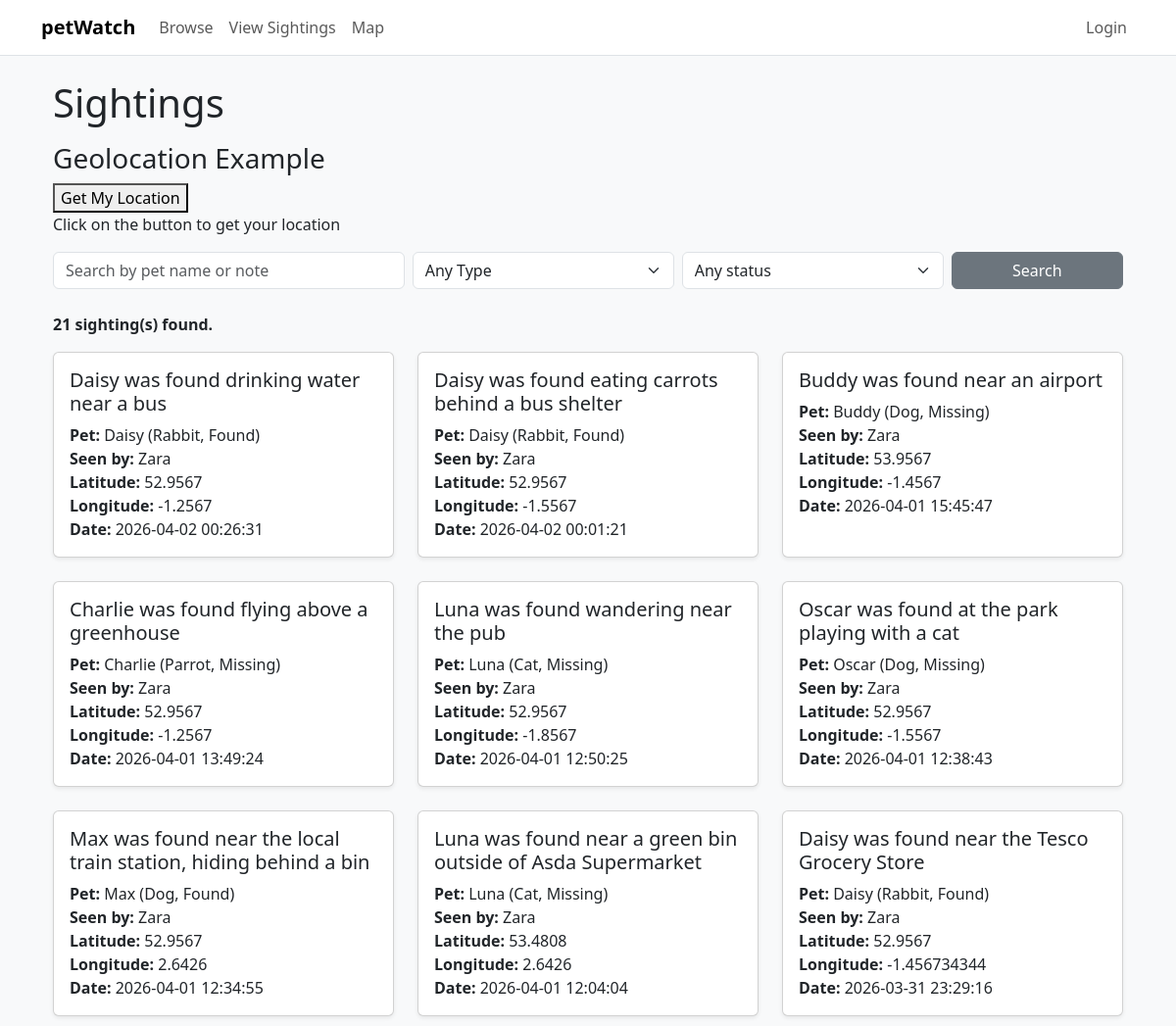
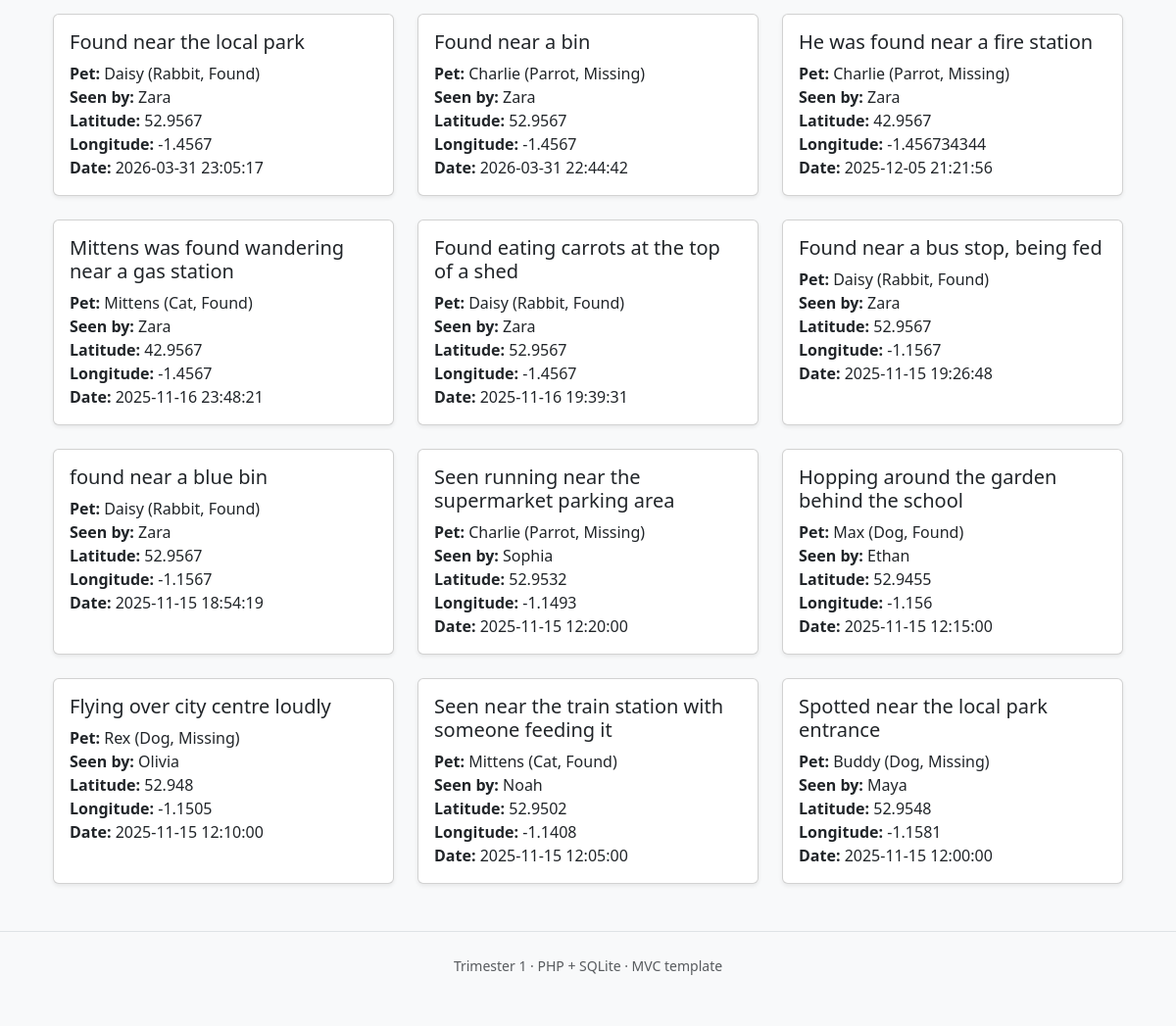
Page /sightings.php on the committed database (2 pictures, top to bottom).
### tables this page shows
CREATE TABLE sightings (
  id INTEGER PRIMARY KEY AUTOINCREMENT,
  pet_id INTEGER NOT NULL,
  user_id INTEGER NOT NULL,
  note TEXT DEFAULT '',
  latitude REAL,
  longitude REAL,
  created_at TEXT DEFAULT CURRENT_TIMESTAMP,
  FOREIGN KEY(pet_id) REFERENCES pets(id) ON DELETE CASCADE,
  FOREIGN KEY(user_id) REFERENCES users(id) ON DELETE CASCADE
);

### sightings.php (called while the page is built, shortened)
<?php
require_once('Models/SightingsDataSet.php');
require_once('Models/DB.php');
$view = new stdClass();
$view->pageTitle = 'Sightings';
$sightingsDataSet = new SightingsDataSet();
$search = $_GET['search'] ?? '';
$type = $_GET['type'] ?? '';
$status = $_GET['status'] ?? '';
$view->sightings = $sightingsDataSet->fetchSightings($search, $type, $status);
$view->types = $sightingsDataSet->getDistinctTypes();
$view->statuses = $sightingsDataSet->getDistinctStatuses();
try {
    $db = DB::conn();
    $stmt = $db->prepare('SELECT id, name, type FROM pets ORDER BY name ASC');
    $stmt->execute();
    $view->pets = $stmt->fetchAll(PDO::FETCH_ASSOC);
} catch (PDOException $e) {
    $view->pets = [];
}
$count = count ($view->sightings);
$view->dbMessage = $count > 0 ? "$count sighting(s) found." : "No sightings found.";
require_once('Views/sightings.phtml');
?>

### Models/DB.php (called while the page is built)
<?php
class DB {
    public static function conn(): PDO {
        static $pdo = null;
        if ($pdo === null) {
            $dbPath = __DIR__ . '/../database/petwatch.db';
            $dsn = 'sqlite:' . $dbPath;
            $pdo = new PDO($dsn);
            $pdo->setAttribute(PDO::ATTR_ERRMODE, PDO::ERRMODE_EXCEPTION);
            $pdo->exec('PRAGMA foreign_keys = ON;');
        }
        return $pdo;
    }
}

### Models/SightingsDataSet.php (called while the page is built, shortened)
<?php
require_once('Models/DB.php');
require_once('Models/SightingsData.php');
class SightingsDataSet {
    protected $_dbHandle;
    public function __construct() {
        $this->_dbHandle = DB::conn();
    }
    public function fetchSightings($search = '', $type = '', $status = '') {
        $sql = 'SELECT sightings.*,
                        pets.name AS pet_name,
                        pets.type AS pet_type,
                        pets.status AS pet_status,
                        users.username AS username
                FROM sightings
                JOIN pets ON sightings.pet_id = pets.id
                JOIN users ON sightings.user_id = users.id
                WHERE 1=1';
        $params = [];
        $sql .= ' ORDER BY sightings.created_at DESC';
        $statement = $this->_dbHandle->prepare($sql);
        $statement->execute($params);
        $dataSet = [];
        while($row = $statement->fetch(PDO::FETCH_ASSOC)) {
            $dataSet[] = new SightingsData($row);
        }
        return $dataSet;
    }
}

### Models/SightingsData.php (called while the page is built, shortened)
<?php
class SightingsData {
    protected $_id, $_petID, $_userID, $_note, $_latitude, $_longitude, $_createdAt,
    $_petName, $_petType, $_petStatus, $_username;
    public function __construct($dbRow) {
        $this->_note = $dbRow['note'];
        $this->_latitude = $dbRow['latitude'];
        $this->_longitude = $dbRow['longitude'];
        $this->_createdAt = $dbRow['created_at'];
        $this->_petName = $dbRow['pet_name'] ?? null;
        $this->_petType = $dbRow['pet_type'] ?? null;
        $this->_petStatus = $dbRow['pet_status'] ?? null;
        $this->_username = $dbRow['username'] ?? null;
    }
    public function getNote(){
        return $this->_note;
    }
    public function getLatitude(){
        return $this->_latitude;
    }
    public function getLongitude(){
        return $this->_longitude;
    }
    public function getCreatedAt(){
        return $this->_createdAt;
    }
    public function getPetName(){
        return $this->_petName;
    }
    public function getPetType(){
        return $this->_petType;
    }
    public function getPetStatus(){
        return $this->_petStatus;
    }
    public function getUsername(){
        return $this->_username;
    }
}

### Views/sightings.phtml (the view, shortened to what this page needs)
<?php require('template/header.phtml'); ?>
<div class="container mt-4">
    <h1 class="mb-3">Sightings</h1>
    <h3>Geolocation Example</h3>
    <button onclick="getLocation()">Get My Location</button>
    <p id="status">Click on the button to get your location</p>
    <form method="get" class="row g-2 mb-4">
        <div class="col-md-4">
            <input type="text" name="search" class="form-control"
                   placeholder="Search by pet name or note"
                   value="<?= htmlspecialchars($_GET['search'] ?? '') ?>">
        </div>
        <div class="col-md-3">
            <select name="type" class="form-select">
                <option value="">Any Type</option>
            </select>
        </div>
        <div class="col-md-3">
            <select name="status" class="form-select">
                <option value="">Any status</option>
            </select>
        </div>
        <div class="col-md-2">
            <button type="submit" class="btn btn-secondary w-100">Search</button>
        </div>
    </form>
    <p><strong><?= $view->dbMessage ?? '' ?></strong></p>
    <div class="row">
        <?php if (!empty($view->sightings)): ?>
            <?php foreach ($view->sightings as $sighting): ?>
                <div class="col-md-4 mb-4">
                    <div class="card h-100 shadow-sm">
                        <div class="card-body">
                            <h5 class="card-title"><?= htmlspecialchars($sighting->getNote()) ?></h5>
                            <p class="card-text">
                                <strong>Pet:</strong> <?= htmlspecialchars($sighting->getPetName()) ?>
                                (<?= htmlspecialchars($sighting->getPetType()) ?>, <?= htmlspecialchars($sighting->getPetStatus()) ?>)<br>
                                <strong>Seen by:</strong> <?= htmlspecialchars($sighting->getUsername()) ?><br>
                                <strong>Latitude:</strong> <?= htmlspecialchars($sighting->getLatitude()) ?><br>
                                <strong>Longitude:</strong> <?= htmlspecialchars($sighting->getLongitude()) ?><br>
                                <strong>Date:</strong> <?= htmlspecialchars($sighting->getCreatedAt()) ?>
                            </p>
                        </div>
                    </div>
                </div>
        <?php endforeach; ?>
    <?php else: ?>
        <p>No sightings found.</p>
    <?php endif; ?>
    </div>
</div>
<?php require('template/footer.phtml'); ?>

### css/my-style.css (style rules this page uses)
body { padding-bottom: 60px; }

### rows in the picture
sightings: note "Daisy was found drinking water near a bus", PetName "Daisy", PetType "Rabbit", PetStatus "Found", Username "Zara", latitude "52.9567", longitude "-1.2567", created_at "2026-04-02 00:26:31"
sightings: note "Daisy was found eating carrots behind a bus shelter", PetName "Daisy", PetType "Rabbit", PetStatus "Found", Username "Zara", latitude "52.9567", longitude "-1.5567", created_at "2026-04-02 00:01:21"
sightings: note "Buddy was found near an airport", PetName "Buddy", PetType "Dog", PetStatus "Missing", Username "Zara", latitude "53.9567", longitude "-1.4567", created_at "2026-04-01 15:45:47"
sightings: note "Charlie was found flying above a greenhouse", PetName "Charlie", PetType "Parrot", PetStatus "Missing", Username "Zara", latitude "52.9567", longitude "-1.2567", created_at "2026-04-01 13:49:24"
sightings: note "Luna was found wandering near the pub", PetName "Luna", PetType "Cat", PetStatus "Missing", Username "Zara", latitude "52.9567", longitude "-1.8567", created_at "2026-04-01 12:50:25"
sightings: note "Oscar was found at the park playing with a cat", PetName "Oscar", PetType "Dog", PetStatus "Missing", Username "Zara", latitude "52.9567", longitude "-1.5567", created_at "2026-04-01 12:38:43"
sightings: note "Max was found near the local train station, hiding behind a bin", PetName "Max", PetType "Dog", PetStatus "Found", Username "Zara", latitude "52.9567", longitude "2.6426", created_at "2026-04-01 12:34:55"
sightings: note "Luna was found near a green bin outside of Asda Supermarket", PetName "Luna", PetType "Cat", PetStatus "Missing", Username "Zara", latitude "53.4808", longitude "2.6426", created_at "2026-04-01 12:04:04"
sightings: note "Daisy was found near the Tesco Grocery Store", PetName "Daisy", PetType "Rabbit", PetStatus "Found", Username "Zara", latitude "52.9567", longitude "-1.456734344", created_at "2026-03-31 23:29:16"
sightings: note "Found near the local park", PetName "Daisy", PetType "Rabbit", PetStatus "Found", Username "Zara", latitude "52.9567", longitude "-1.4567", created_at "2026-03-31 23:05:17"
sightings: note "Found near a bin", PetName "Charlie", PetType "Parrot", PetStatus "Missing", Username "Zara", latitude "52.9567", longitude "-1.4567", created_at "2026-03-31 22:44:42"
sightings: note "He was found near a fire station", PetName "Charlie", PetType "Parrot", PetStatus "Missing", Username "Zara", latitude "42.9567", longitude "-1.456734344", created_at "2025-12-05 21:21:56"
sightings: note "Mittens was found wandering near a gas station", PetName "Mittens", PetType "Cat", PetStatus "Found", Username "Zara", latitude "42.9567", longitude "-1.4567", created_at "2025-11-16 23:48:21"
sightings: note "Found eating carrots at the top of a shed", PetName "Daisy", PetType "Rabbit", PetStatus "Found", Username "Zara", latitude "52.9567", longitude "-1.4567", created_at "2025-11-16 19:39:31"
sightings: note "Found near a bus stop, being fed", PetName "Daisy", PetType "Rabbit", PetStatus "Found", Username "Zara", latitude "52.9567", longitude "-1.1567", created_at "2025-11-15 19:26:48"
sightings: note "found near a blue bin", PetName "Daisy", PetType "Rabbit", PetStatus "Found", Username "Zara", latitude "52.9567", longitude "-1.1567", created_at "2025-11-15 18:54:19"
sightings: note "Seen running near the supermarket parking area", PetName "Charlie", PetType "Parrot", PetStatus "Missing", Username "Sophia", latitude "52.9532", longitude "-1.1493", created_at "2025-11-15 12:20:00"
sightings: note "Hopping around the garden behind the school", PetName "Max", PetType "Dog", PetStatus "Found", Username "Ethan", latitude "52.9455", longitude "-1.156", created_at "2025-11-15 12:15:00"
sightings: note "Flying over city centre loudly", PetName "Rex", PetType "Dog", PetStatus "Missing", Username "Olivia", latitude "52.948", longitude "-1.1505", created_at "2025-11-15 12:10:00"
sightings: note "Seen near the train station with someone feeding it", PetName "Mittens", PetType "Cat", PetStatus "Found", Username "Noah", latitude "52.9502", longitude "-1.1408", created_at "2025-11-15 12:05:00"
sightings: note "Spotted near the local park entrance", PetName "Buddy", PetType "Dog", PetStatus "Missing", Username "Maya", latitude "52.9548", longitude "-1.1581", created_at "2025-11-15 12:00:00"

### other values in the picture
$view->dbMessage "21 sighting(s) found."
